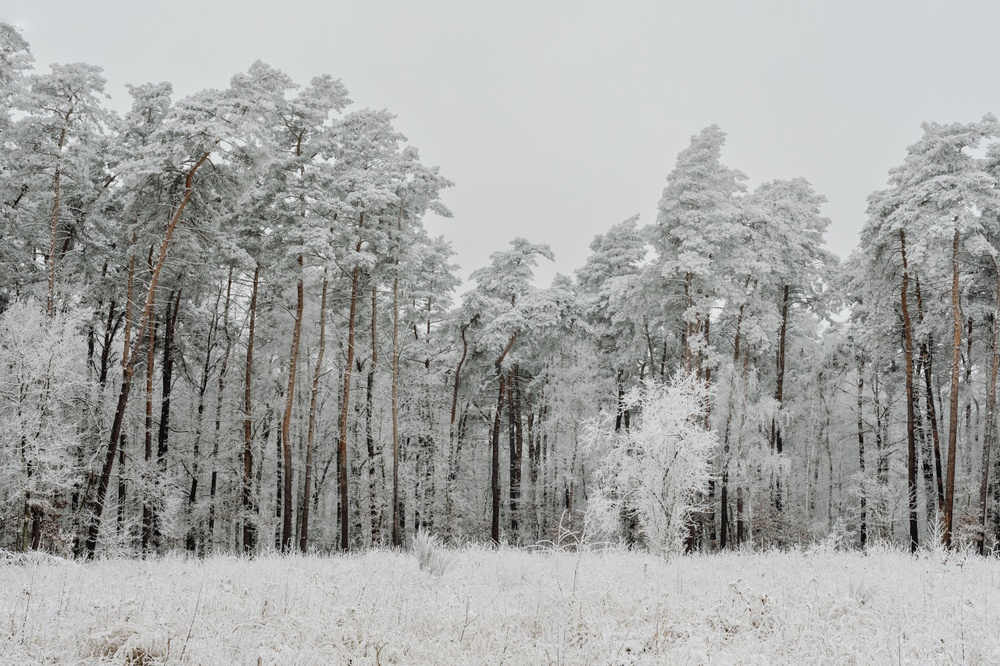
#> input picture data/photo2.jpg, 1000 x 666 px, shrunk from 1280 x 853 before the run, found by its file name
$ python '6-other transformations.py'
#> lines starting #> are read from the running program, lines starting #| are printed output that depends on the picture
import cv2 as cv
import numpy as np
img = cv.imread('data/photo2.jpg') #read the file as array
#> img is the input picture: shape (666, 1000, 3); mean B, G, R 165.1, 166.5, 165.6
cv.imshow('photoframe',img) # show the file in a window named "photoframe"


def translate(img,x,y):
    """translate the image by x, y
     x < 0 left
     y < 0 up
     x > 0 right
     y > 0 down  """
#> called with x = -100, y = 50
    transMatrix=np.float32([[1,0,x],[0,1,y]])
    # | 1, 0, x |
    # | 0, 1, y |
    dimensions=(img.shape[1],img.shape[0])
#> dimensions = (1000, 666)
    return cv.warpAffine(img,transMatrix,dimensions)
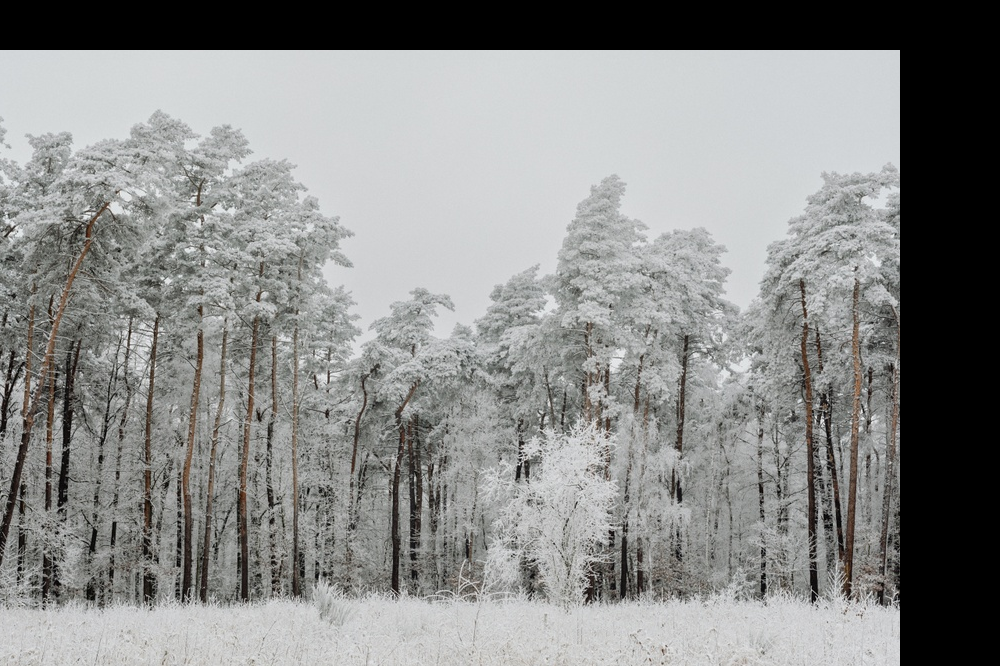
#> returned value: shape (666, 1000, 3); mean of channels 0, 1, 2 136.7, 137.8, 136.9; drawn as B, G, R

def rotate(img,angle,rotationPoint=None):
#> called with angle = -45, rotationPoint = (5, 5)
    (height,width)=img.shape[:2]
#> height = 666; width = 1000
    if rotationPoint is None:
        rotationPoint=(width//2,height//2)
    rotationMatrix=cv.getRotationMatrix2D(rotationPoint,angle,1.0)
    dimensions=(height,width)
#> dimensions = (666, 1000)
    return cv.warpAffine(img,rotationMatrix,dimensions)
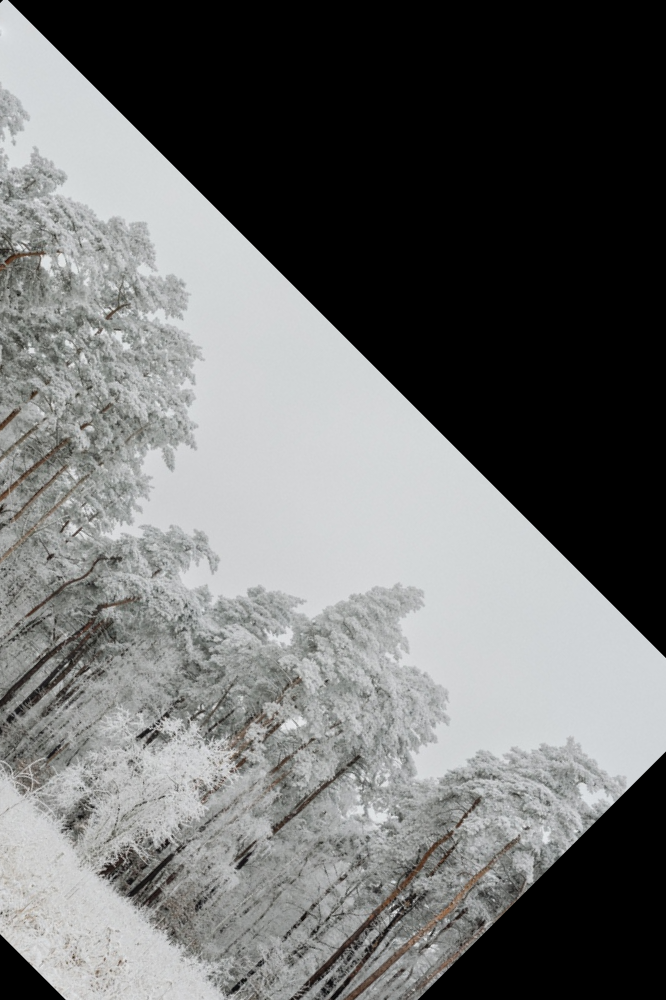
#> returned value: shape (1000, 666, 3); mean of channels 0, 1, 2 108.7, 109.2, 108.2; drawn as B, G, R


translated=translate(img,-100,50)
cv.imshow('translate',translated)

rotated = rotate(img,-45,(5,5))
cv.imshow('rotated',rotated)

#Flipping
flipped = cv.flip(img,1) #(0 , 1 , -1)
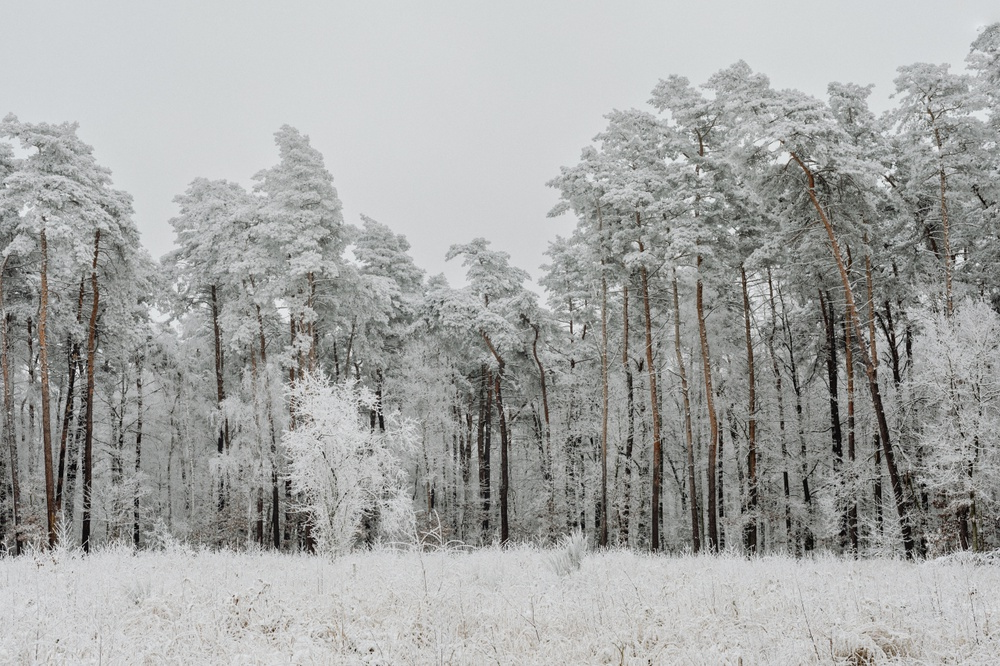
#> flipped: shape (666, 1000, 3); mean B, G, R 165.1, 166.5, 165.6
cv.imshow('flipped',flipped)
cv.waitKey(0) #wait for a key to be pushed

$ run again, with data/photo1.jpg copied over data/photo2.jpg
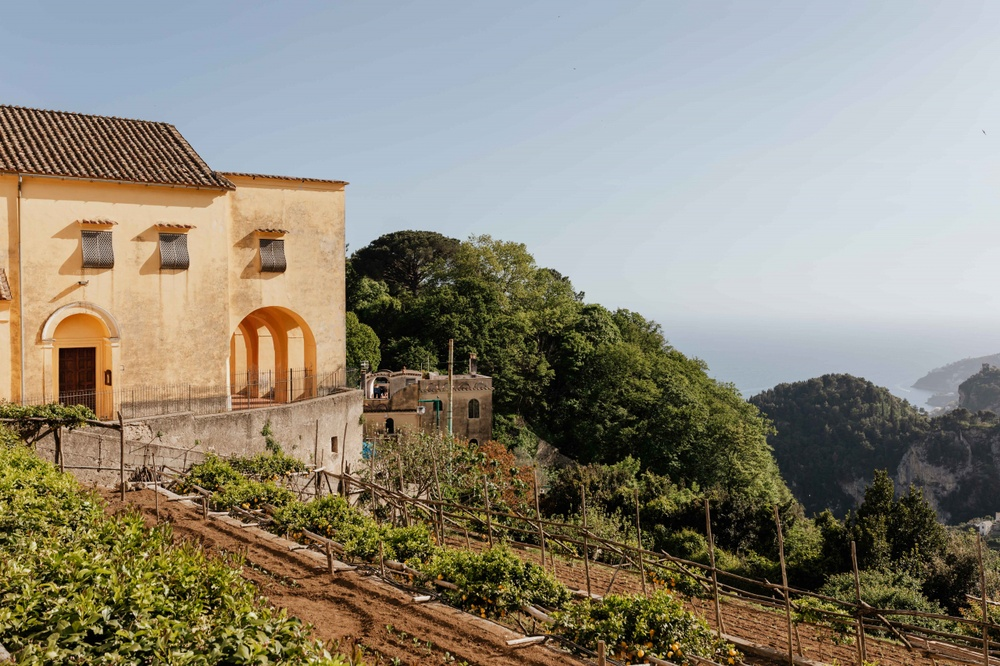
#> input picture data/photo1.jpg, 1000 x 666 px, shrunk from 1280 x 853 before the run, found by its file name
#> img is the input picture: shape (666, 1000, 3); mean B, G, R 119.4, 134.9, 140.9
#> in rotate, `return cv.warpAffine(img,rotationMatrix,dimensions)`:
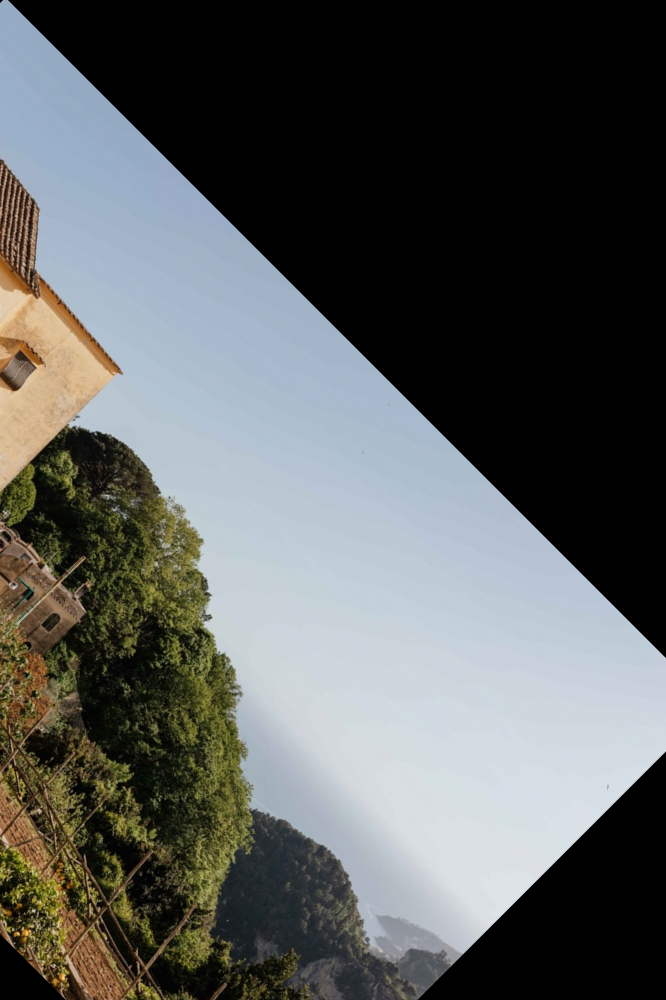
#> returned value: shape (1000, 666, 3); mean of channels 0, 1, 2 91.9, 93.1, 90.2; drawn as B, G, R
#> `flipped = cv.flip(img,1)`:
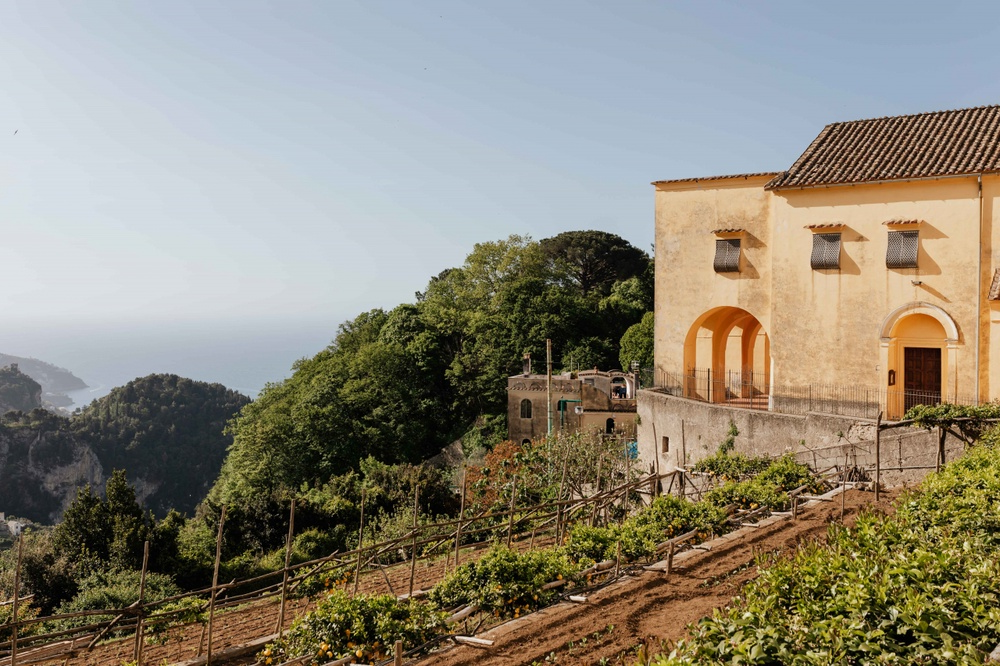
#> flipped: shape (666, 1000, 3); mean B, G, R 119.4, 134.9, 140.9

$ run again, with data/photo4.jpg copied over data/photo2.jpg
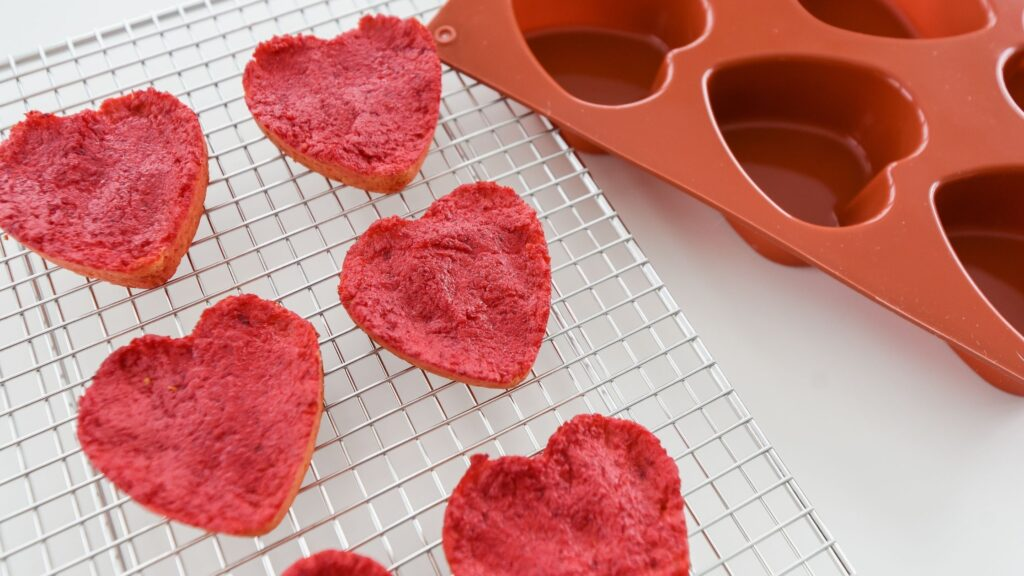
#> input picture data/photo4.jpg, 1024 x 576 px, found by its file name
#> img is the input picture: shape (576, 1024, 3); mean B, G, R 127.5, 132.8, 196.9
#> in rotate, `return cv.warpAffine(img,rotationMatrix,dimensions)`:
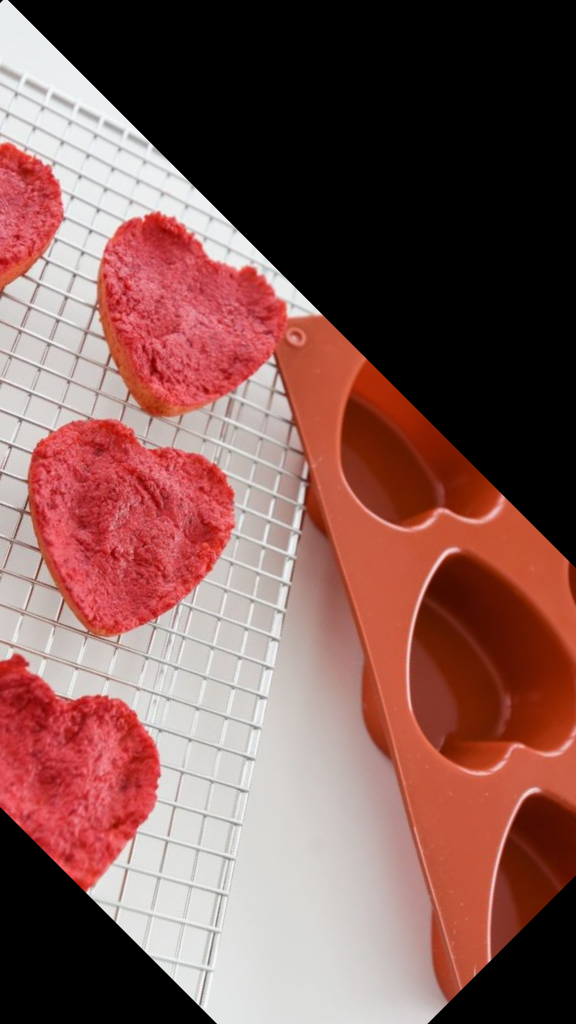
#> returned value: shape (1024, 576, 3); mean of channels 0, 1, 2 83.2, 87.8, 128.9; drawn as B, G, R
#> `flipped = cv.flip(img,1)`:
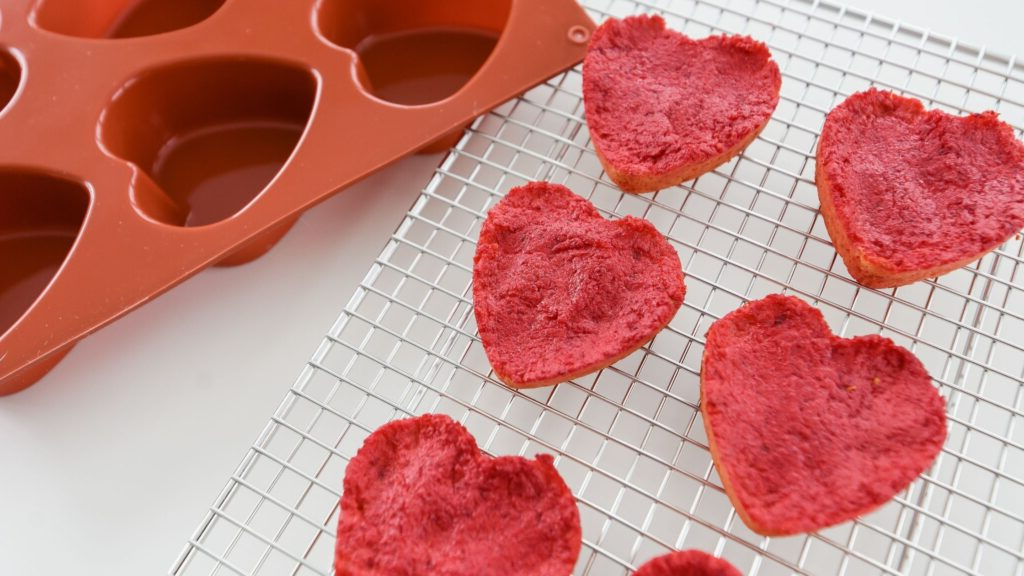
#> flipped: shape (576, 1024, 3); mean B, G, R 127.5, 132.8, 196.9

$ run again, with data/photo5.jpg copied over data/photo2.jpg
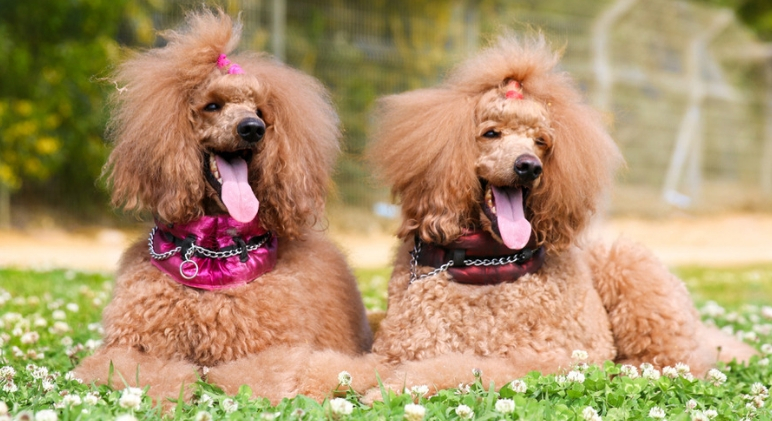
#> input picture data/photo5.jpg, 772 x 421 px, found by its file name
#> img is the input picture: shape (421, 772, 3); mean B, G, R 107.2, 147.4, 173.7
#> in rotate, `return cv.warpAffine(img,rotationMatrix,dimensions)`:
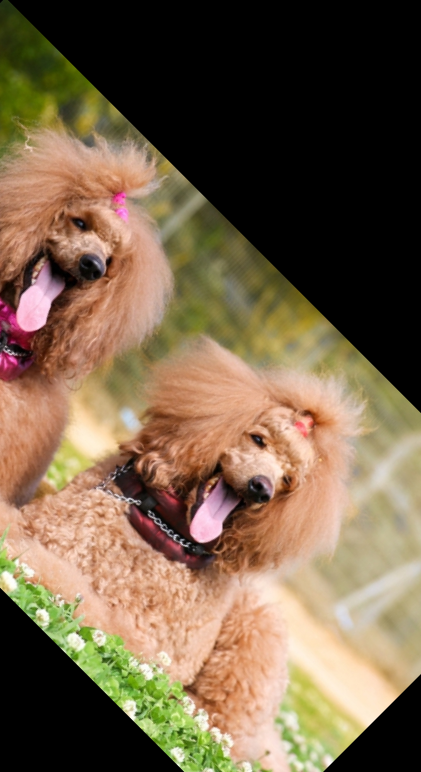
#> returned value: shape (772, 421, 3); mean of channels 0, 1, 2 74.5, 99, 119.1; drawn as B, G, R
#> `flipped = cv.flip(img,1)`:
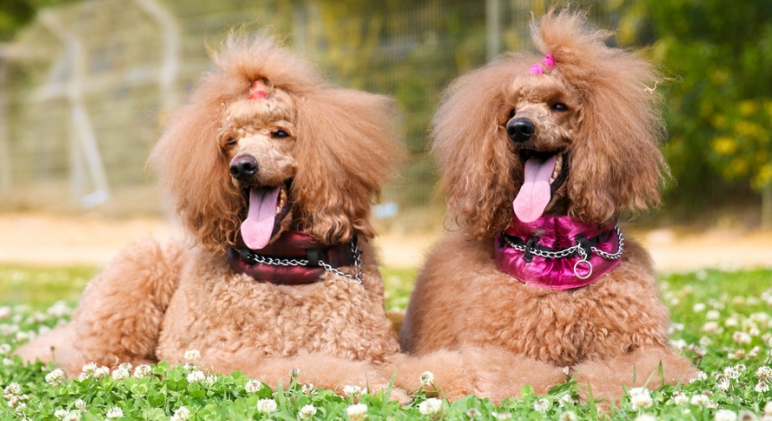
#> flipped: shape (421, 772, 3); mean B, G, R 107.2, 147.4, 173.7
